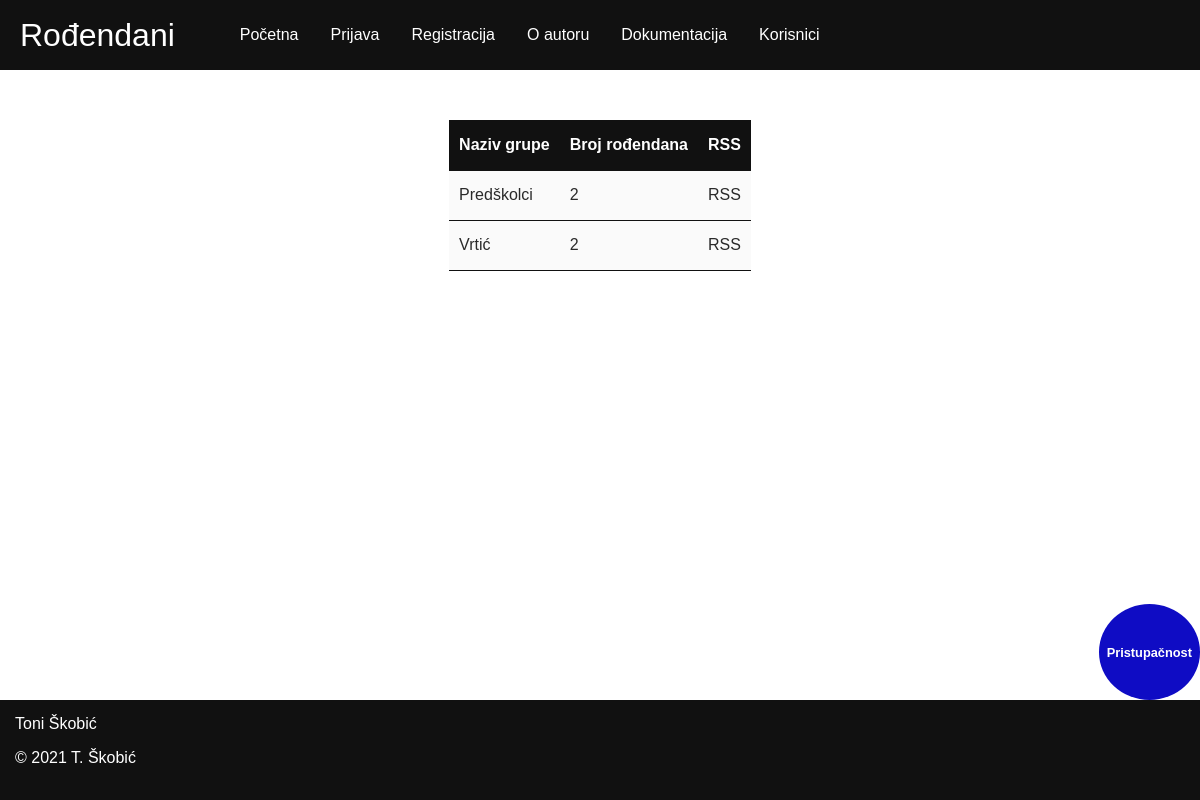
The page / on the database its author committed.
### tables this page shows
CREATE TABLE `grupa` (
  `grupa_id` int(11) NOT NULL,
  `naziv` varchar(45) NOT NULL,
  `godina` int(11) NOT NULL,
  `opis` text NOT NULL
);

### baza.class.php (called while the page is built, shortened)
<?php
class Baza {
    private $veza = null;
    function spojiDB() {
        $this->veza = new mysqli(self::server, self::korisnik, self::lozinka, self::baza);
        $this->veza->set_charset("utf8");
        return $this->veza;
    }
    function selectDB($upit) {
        $rezultat = $this->veza->query($upit);
        return $rezultat;
    }
}
?>

### index.php (the view, shortened to what this page needs)
<?php
require "./baza.class.php";
$text = getTableData();
function getTableData()
{
    $connection = new Baza();
    $connection->spojiDB();
    $query = "SELECT grupa.grupa_id, grupa.naziv, COUNT(rodjendan.rodjendan_id) FROM grupa, rodjendan WHERE grupa.grupa_id = rodjendan.grupa_id AND rodjendan.status_id = 2 GROUP BY 1";
    $result = $connection->selectDB($query);
    $data = '';
    while ($row = mysqli_fetch_array($result)) {
        $groupId = $row['grupa_id'];
        $groupName = $row['naziv'];
        $count = $row["COUNT(rodjendan.rodjendan_id)"];
        $data .= "<tr><td>$groupName</td><td>$count</td>"
            . "<td><form novalidate method=\"get\" target=\"_blank\" action=\"./rss.php\"><button type=\"submit\" name=\"id\" class=\"unstyled-button\" value=\"$groupId\">RSS</button></form></td></tr>\n";
    }
    return $data;
}
?>
<!DOCTYPE html>
<html lang="hr">
<head>
    <link rel="stylesheet" href="./css/main.css" />
    <link rel="alternate stylesheet" href="./css/main_accesibility.css" />
</head>
<body>
    <header class="m-b-md">
        <a class="title link" href="#content">Rođendani</a>
        <?php
        include './menu.php';
        ?>
    </header>
    <main id="content">
        <section aria-label="statistics" class="box box-scrollable centered center-content">
            <table class="table">
                <thead class="table__head table__head--dark">
                    <tr>
                        <th>Naziv grupe</th>
                        <th>Broj rođendana</th>
                        <th>RSS</th>
                    </tr>
                </thead>
                <tbody class="table__body">
                    <?php
                    echo $text;
                    ?>
                </tbody>
            </table>
        </section>
    </main>
    <div class="accesibility">Pristupačnost</div>
    <footer class="box-fluid footer m-t-md">
        <div>
            <a href="./autor.html">Toni Škobić</a>
            <p>&copy; 2021 T. Škobić</p>
        </div>
    </footer>
</body>
</html>

### css/main.css (style rules this page uses)
:root { --bp-desktop-min: 992px; }
html { box-sizing: border-box; }
table { text-align: left; border-collapse: collapse; }
body { display: flex; position: relative; align-items: center; flex-direction: column; min-height: 100vh; margin: 0; font-family: Helvetica; color: var(--font-primary-color); }
main { width: 100%; margin: auto; }
a { color: inherit; text-decoration: none; }
header { display: flex; align-items: center; box-sizing: border-box; padding-left: 10px; padding-right: 10px; background-color: var(--primary-color); color: #fff; }
:root { --primary-color: #111; --secondary-color: #e8aa01; --tertiary-color: #fff; --font-primary-color: #2a2a2a; --font-secondary-color: #fff; --color-grey-light: #fafafa; }
header { width: 100%; }
main { flex: 1; }
footer { display: flex; box-sizing: border-box; padding: 15px 50px; height: 100px; }
.box { width: 100%; padding-right: 15px; padding-left: 15px; max-width: 700px; }
.box-fluid { width: 100%; box-sizing: border-box; padding-right: 15px; padding-left: 15px; }
.box-scrollable { max-width: 100%; overflow: auto; }
@media (min-width: 992px) { .box { max-width: 1540px; } }
:root { --gap-lg: 100px; --gap-md: 50px; --gap-sm: 25px; --gap-xs: 10px; }
.m-b-md { margin-bottom: var(--gap-md); }
.m-t-md { margin-top: var(--gap-md); }
.centered { position: relative; left: 50%; transform: translateX(-50%); }
.center-content { display: flex; justify-content: center; }
.title { display: inline-block; font-size: 2rem; }
.footer { background-color: var(--primary-color); color: #fff; }
.table tr { height: 50px; }
.table th, .table td { padding-left: 10px; padding-right: 10px; border-bottom: 1px solid var(--primary-color); }
.table__head { height: 50px; }
.table__head--dark { background-color: var(--primary-color); color: var(--font-secondary-color); }
.table__body { background-color: var(--color-grey-light); }
.title.link { max-width: 200px; text-align: center; padding: 10px; padding-left: 10px; padding-right: 10px; }
.accesibility { display: flex; justify-content: center; text-align: center; flex-wrap: wrap; flex-direction: column; background-color: rgb(15, 12, 196); color: var(--font-secondary-color); font-size: 0.8rem; font-weight: bold; padding: 8px; position: fixed; border-radius: 50%; height: 5rem; bottom: 100px; right: 0px; cursor: pointer; }
.unstyled-button { border: none; padding: 0; background: none; cursor: pointer; font-family: Helvetica; font-size: initial; color: var(--font-primary-color); }

### css/main_accesibility.css (style rules this page uses)
html { font-size: 25px; }
header { filter: grayscale(100%); }
main { filter: grayscale(100%); }
footer { filter: grayscale(100%); }

### rows shown on the page
grupa: naziv "Predškolci", count "2", $groupId 1 (drawn)
grupa: naziv "Vrtić", count "2"
